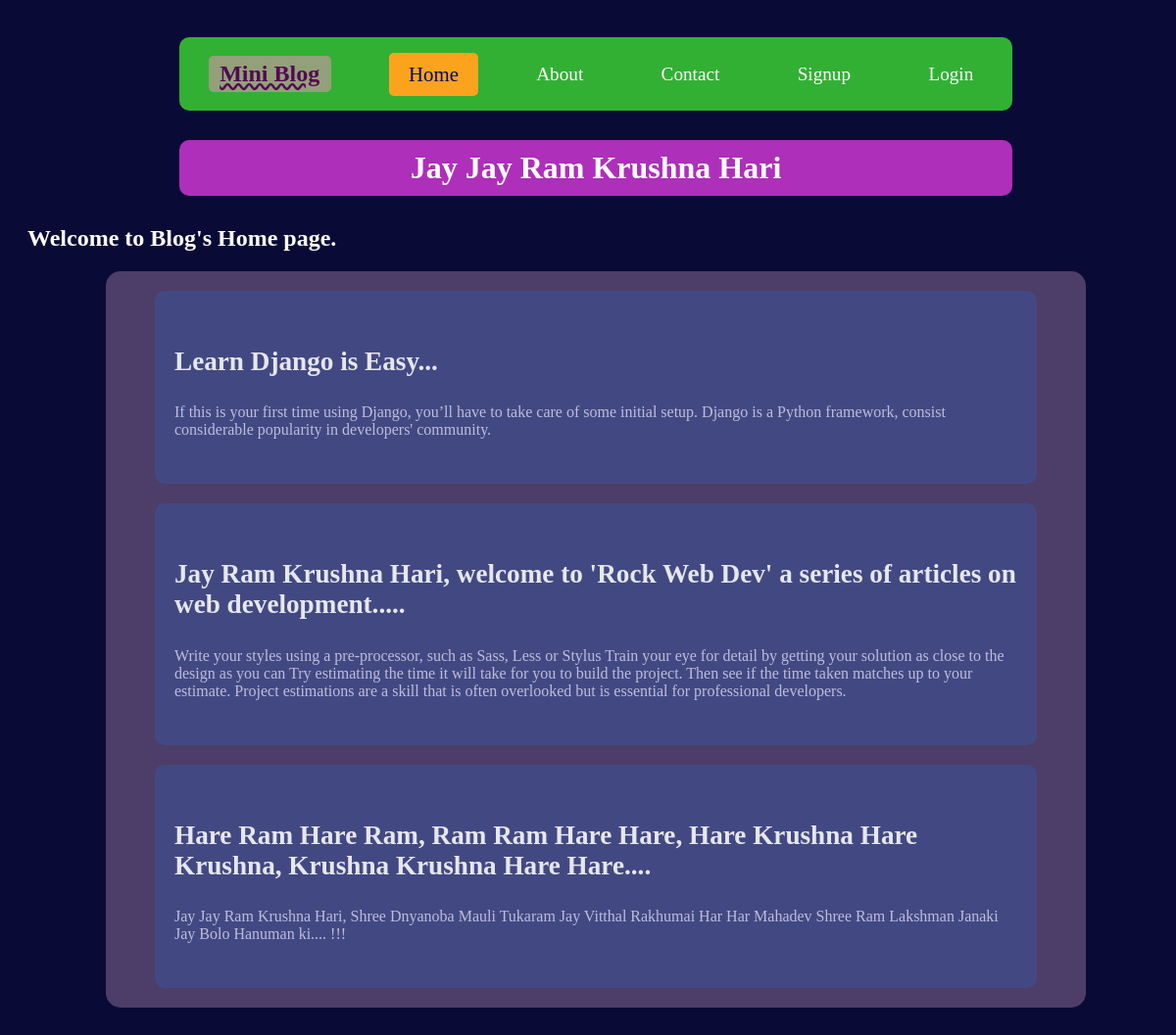
The page / on the database its author committed.
### blog/models.py (models this page shows)
class Post(models.Model):
  title = models.CharField(max_length=200)
  description = models.TextField()

### blog/views.py (the view)
# urls.py: path('', views.home, name='home'),
def home(request):
  posts = Post.objects.all()
  return render(request, 'blog/home.html', context={'home': 'selected', 'posts': posts})

### blog/templates/blog/home.html
{% extends "blog/base.html" %}
{% block body  %}
  {% include "blog/nav.html" %}
  <h1>Jay Jay Ram Krushna Hari</h1>
  <h2> Welcome to Blog's Home page.</h2>
  <div class="blogs-wrapper">
    {% for post in posts %}
      <div class="bolg-item-container">
        <h3>{{post.title}}</h3>
        <p>{{post.description}}</p>
      </div>
    {% endfor%}
  </div>
{% endblock body  %}

### blog/static/blog/css/index.css (style rules this page uses)
* { border: none; font-family: cursive; box-sizing: border-box; outline: none; }
body { min-height: 100vh; width: 100%; background-color: #0a0a36; color: #fff; padding: 20px; }
h1 { background-color: #f841f5b0; color: #fff; padding: 10px 20px; max-width: 850px; text-align: center; margin: 30px auto; border-radius: 10px; }
.blogs-wrapper { display: flex; flex-direction: column; row-gap: 20px; margin: 10px auto 50px; padding: 20px; max-width:1000px; background-color: #fac7ec46; border-radius: 15px; color: #fff; }
.blogs-wrapper .bolg-item-container { margin: 0 auto; padding: 30px 20px; min-width:350px; max-width:900px; width:100%; background-color: rgba(18, 125, 247, 0.176); border-radius: 10px; }
.blogs-wrapper .bolg-item-container h3 { font-size: 1.7rem; color: #e6e6ed; }
.blogs-wrapper .bolg-item-container p { color: #bdbddc; }

### rows shown on the page
Post: title "Learn Django is Easy...", description "If this is your first time using Django, you’ll have to take care of some initial setup. Django is a Python framework, consist considerable popularity in developers' community."
Post: title "Jay Ram Krushna Hari, welcome to 'Rock Web Dev' a series of articles on web development.....", description "Write your styles using a pre-processor, such as Sass, Less or Stylus Train your eye for detail by getting your solution as close to the design as you can Try estimating the time it will take for you to build the project. Then see if the time taken matches up to your estimate. Project estimations are a skill that is often overlooked but is essential for professional developers."
Post: title "Hare Ram Hare Ram, Ram Ram Hare Hare, Hare Krushna Hare Krushna, Krushna Krushna Hare Hare....", description "Jay Jay Ram Krushna Hari, Shree Dnyanoba Mauli Tukaram Jay Vitthal Rakhumai Har Har Mahadev Shree Ram Lakshman Janaki Jay Bolo Hanuman ki.... !!!"
